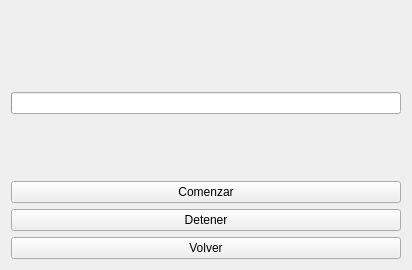
<?xml version="1.0" encoding="UTF-8"?>
<ui version="4.0">
 <class>frmScan</class>
 <widget class="QWidget" name="frmScan">
  <property name="geometry">
   <rect>
    <x>0</x>
    <y>0</y>
    <width>412</width>
    <height>270</height>
   </rect>
  </property>
  <property name="windowTitle">
   <string>Form</string>
  </property>
  <layout class="QVBoxLayout" name="verticalLayout">
   <item>
    <spacer name="verticalSpacer">
     <property name="orientation">
      <enum>Qt::Vertical</enum>
     </property>
     <property name="sizeHint" stdset="0">
      <size>
       <width>20</width>
       <height>104</height>
      </size>
     </property>
    </spacer>
   </item>
   <item>
    <widget class="QLabel" name="lblInfo">
     <property name="text">
      <string/>
     </property>
     <property name="alignment">
      <set>Qt::AlignCenter</set>
     </property>
    </widget>
   </item>
   <item>
    <spacer name="verticalSpacer_3">
     <property name="orientation">
      <enum>Qt::Vertical</enum>
     </property>
     <property name="sizeHint" stdset="0">
      <size>
       <width>20</width>
       <height>40</height>
      </size>
     </property>
    </spacer>
   </item>
   <item>
    <widget class="QProgressBar" name="progressBar">
     <property name="value">
      <number>0</number>
     </property>
     <property name="textVisible">
      <bool>false</bool>
     </property>
     <property name="invertedAppearance">
      <bool>false</bool>
     </property>
     <property name="format">
      <string/>
     </property>
    </widget>
   </item>
   <item>
    <spacer name="verticalSpacer_2">
     <property name="orientation">
      <enum>Qt::Vertical</enum>
     </property>
     <property name="sizeHint" stdset="0">
      <size>
       <width>20</width>
       <height>104</height>
      </size>
     </property>
    </spacer>
   </item>
   <item>
    <widget class="QPushButton" name="btnScan">
     <property name="text">
      <string>Comenzar</string>
     </property>
    </widget>
   </item>
   <item>
    <widget class="QPushButton" name="btnStop">
     <property name="text">
      <string>Detener</string>
     </property>
    </widget>
   </item>
   <item>
    <widget class="QPushButton" name="btnBack">
     <property name="text">
      <string>Volver</string>
     </property>
    </widget>
   </item>
  </layout>
 </widget>
 <resources/>
 <connections/>
</ui>
